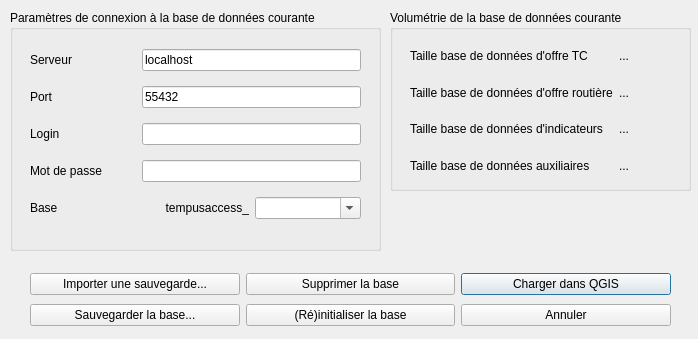
<?xml version="1.0" encoding="UTF-8"?>
<ui version="4.0">
 <class>Dialog</class>
 <widget class="QDialog" name="Dialog">
  <property name="geometry">
   <rect>
    <x>0</x>
    <y>0</y>
    <width>698</width>
    <height>339</height>
   </rect>
  </property>
  <property name="windowTitle">
   <string>Gestion des bases de données</string>
  </property>
  <widget class="QWidget" name="layoutWidget">
   <property name="geometry">
    <rect>
     <x>30</x>
     <y>270</y>
     <width>641</width>
     <height>61</height>
    </rect>
   </property>
   <layout class="QGridLayout" name="gridLayout">
    <item row="0" column="2">
     <widget class="QPushButton" name="pushButtonUseDB">
      <property name="toolTip">
       <string>&lt;html&gt;&lt;head/&gt;&lt;body&gt;&lt;p&gt;Charge les données de la base dans la fenêtre cartographique de QGIS et dans l'interface du plugin. &lt;/p&gt;&lt;/body&gt;&lt;/html&gt;</string>
      </property>
      <property name="text">
       <string>Charger dans QGIS</string>
      </property>
     </widget>
    </item>
    <item row="0" column="0">
     <widget class="QPushButton" name="pushButtonImportDB">
      <property name="enabled">
       <bool>true</bool>
      </property>
      <property name="toolTip">
       <string>&lt;html&gt;&lt;head/&gt;&lt;body&gt;&lt;p&gt;Ecrase toutes les données déjà présentes dans la base et les remplace par les données du fichier de sauvegarde choisi.  &lt;/p&gt;&lt;/body&gt;&lt;/html&gt;</string>
      </property>
      <property name="text">
       <string>Importer une sauvegarde...</string>
      </property>
     </widget>
    </item>
    <item row="1" column="0">
     <widget class="QPushButton" name="pushButtonBackupDB">
      <property name="enabled">
       <bool>true</bool>
      </property>
      <property name="toolTip">
       <string>&lt;html&gt;&lt;head/&gt;&lt;body&gt;&lt;p&gt;Sauvegarde la base dans un fichier externe pour pouvoir la recharger ultérieurement. &lt;/p&gt;&lt;/body&gt;&lt;/html&gt;</string>
      </property>
      <property name="text">
       <string>Sauvegarder la base...</string>
      </property>
     </widget>
    </item>
    <item row="1" column="2">
     <widget class="QPushButton" name="pushButtonCancel">
      <property name="text">
       <string>Annuler</string>
      </property>
     </widget>
    </item>
    <item row="1" column="1">
     <widget class="QPushButton" name="pushButtonInitDB">
      <property name="toolTip">
       <string>&lt;html&gt;&lt;head/&gt;&lt;body&gt;&lt;p&gt;Attention : cette opération efface toutes les données présentes dans la base. Si vous souhaitez conserver ces données, vous pouvez au préalable sauvegarder cette base dans un fichier externe à l'aide du bouton &amp;quot;Sauvegarder la base...&amp;quot;. &lt;/p&gt;&lt;/body&gt;&lt;/html&gt;</string>
      </property>
      <property name="text">
       <string>(Ré)initialiser la base</string>
      </property>
     </widget>
    </item>
    <item row="0" column="1">
     <widget class="QPushButton" name="pushButtonDelete">
      <property name="text">
       <string>Supprimer la base</string>
      </property>
     </widget>
    </item>
   </layout>
  </widget>
  <widget class="QGroupBox" name="groupBoxParam">
   <property name="geometry">
    <rect>
     <x>10</x>
     <y>10</y>
     <width>371</width>
     <height>241</height>
    </rect>
   </property>
   <property name="title">
    <string>Paramètres de connexion à la base de données courante</string>
   </property>
   <widget class="QWidget" name="layoutWidget_155">
    <property name="geometry">
     <rect>
      <x>20</x>
      <y>30</y>
      <width>331</width>
      <height>191</height>
     </rect>
    </property>
    <layout class="QGridLayout" name="gridLayout_16">
     <item row="3" column="0">
      <widget class="QLabel" name="label_194">
       <property name="styleSheet">
        <string notr="true">color: rgb(0, 0, 0);</string>
       </property>
       <property name="text">
        <string>Mot de passe</string>
       </property>
      </widget>
     </item>
     <item row="1" column="1" colspan="2">
      <widget class="QLineEdit" name="lineEdit_port">
       <property name="text">
        <string>55432</string>
       </property>
      </widget>
     </item>
     <item row="3" column="1" colspan="2">
      <widget class="QLineEdit" name="lineEdit_pwd">
       <property name="styleSheet">
        <string notr="true">color: rgb(0, 0, 0);</string>
       </property>
       <property name="text">
        <string/>
       </property>
      </widget>
     </item>
     <item row="4" column="1">
      <widget class="QLabel" name="label_4">
       <property name="text">
        <string>tempusaccess_</string>
       </property>
       <property name="alignment">
        <set>Qt::AlignRight|Qt::AlignTrailing|Qt::AlignVCenter</set>
       </property>
      </widget>
     </item>
     <item row="4" column="2">
      <widget class="QComboBox" name="comboBoxDB">
       <property name="editable">
        <bool>true</bool>
       </property>
      </widget>
     </item>
     <item row="2" column="0">
      <widget class="QLabel" name="label_193">
       <property name="styleSheet">
        <string notr="true">color: rgb(0, 0, 0);</string>
       </property>
       <property name="text">
        <string>Login</string>
       </property>
      </widget>
     </item>
     <item row="4" column="0">
      <widget class="QLabel" name="label_195">
       <property name="styleSheet">
        <string notr="true">color: rgb(0, 0, 0);</string>
       </property>
       <property name="text">
        <string>Base</string>
       </property>
      </widget>
     </item>
     <item row="2" column="1" colspan="2">
      <widget class="QLineEdit" name="lineEdit_login">
       <property name="styleSheet">
        <string notr="true">color: rgb(0, 0, 0);</string>
       </property>
       <property name="text">
        <string/>
       </property>
      </widget>
     </item>
     <item row="0" column="0">
      <widget class="QLabel" name="label_192">
       <property name="styleSheet">
        <string notr="true">color: rgb(0, 0, 0);</string>
       </property>
       <property name="text">
        <string>Serveur</string>
       </property>
      </widget>
     </item>
     <item row="0" column="1" colspan="2">
      <widget class="QLineEdit" name="lineEdit_host">
       <property name="toolTip">
        <string>&lt;html&gt;&lt;head/&gt;&lt;body&gt;&lt;p&gt;GTFSAnalyst utilise une base de données PostgreSQL-PostGIS pour le stockage des données et le calcul &lt;br/&gt;des indicateurs. Par défaut, elle est configurée pour être stockée localement sur la machine (installation PostgreSQL &amp;quot;PGLite&amp;quot;, base &amp;quot;gtfsanalyst&amp;quot; sur le port 55432 avec le nom d'utilisateur de la session Windows et sans mot de passe).&lt;/p&gt;&lt;p&gt;Ce paramétrage peut être modifié ici, pour configurer le stockage de la base de données de l'application&lt;br/&gt;sur un autre serveur ou dans une autre base.&lt;/p&gt;&lt;p&gt;&lt;br/&gt;&lt;/p&gt;&lt;/body&gt;&lt;/html&gt;</string>
       </property>
       <property name="styleSheet">
        <string notr="true">color: rgb(0, 0, 0);</string>
       </property>
       <property name="text">
        <string>localhost</string>
       </property>
      </widget>
     </item>
     <item row="1" column="0">
      <widget class="QLabel" name="label">
       <property name="text">
        <string>Port</string>
       </property>
      </widget>
     </item>
    </layout>
   </widget>
  </widget>
  <widget class="QGroupBox" name="groupBoxStats">
   <property name="geometry">
    <rect>
     <x>390</x>
     <y>10</y>
     <width>301</width>
     <height>181</height>
    </rect>
   </property>
   <property name="title">
    <string>Volumétrie de la base de données courante</string>
   </property>
   <widget class="QWidget" name="layoutWidget_156">
    <property name="geometry">
     <rect>
      <x>20</x>
      <y>30</y>
      <width>261</width>
      <height>141</height>
     </rect>
    </property>
    <layout class="QGridLayout" name="gridLayout_17">
     <item row="1" column="1">
      <widget class="QLabel" name="labelRouteDataSize">
       <property name="text">
        <string>...</string>
       </property>
      </widget>
     </item>
     <item row="0" column="0">
      <widget class="QLabel" name="label_197">
       <property name="toolTip">
        <string>&lt;html&gt;&lt;head/&gt;&lt;body&gt;&lt;p&gt;Cette fenêtre permet de surveiller l'espace disque utilisé par la base de données. Afin d'éviter de saturer le disque dur de la machine, il est peut être nécessaire de faire du vide quand l'espace occupé par la base est trop important (suppression d'indicateurs calculés, de données auxiliaires, etc.). &lt;/p&gt;&lt;/body&gt;&lt;/html&gt;</string>
       </property>
       <property name="styleSheet">
        <string notr="true">color: rgb(0, 0, 0);</string>
       </property>
       <property name="text">
        <string>Taille base de données d'offre TC</string>
       </property>
      </widget>
     </item>
     <item row="0" column="1">
      <widget class="QLabel" name="labelPTDataSize">
       <property name="text">
        <string>...</string>
       </property>
      </widget>
     </item>
     <item row="3" column="0">
      <widget class="QLabel" name="label_2">
       <property name="styleSheet">
        <string notr="true">color: rgb(0, 0, 0);</string>
       </property>
       <property name="text">
        <string>Taille base de données auxiliaires</string>
       </property>
      </widget>
     </item>
     <item row="2" column="1">
      <widget class="QLabel" name="labelIndicDataSize">
       <property name="text">
        <string>...</string>
       </property>
      </widget>
     </item>
     <item row="3" column="1">
      <widget class="QLabel" name="labelAuxDataSize">
       <property name="text">
        <string>...</string>
       </property>
      </widget>
     </item>
     <item row="2" column="0">
      <widget class="QLabel" name="label_196">
       <property name="styleSheet">
        <string notr="true">color: rgb(0, 0, 0);</string>
       </property>
       <property name="text">
        <string>Taille base de données d'indicateurs</string>
       </property>
      </widget>
     </item>
     <item row="1" column="0">
      <widget class="QLabel" name="label_3">
       <property name="text">
        <string>Taille base de données d'offre routière</string>
       </property>
      </widget>
     </item>
    </layout>
   </widget>
  </widget>
 </widget>
 <tabstops>
  <tabstop>pushButtonCancel</tabstop>
  <tabstop>lineEdit_host</tabstop>
  <tabstop>lineEdit_port</tabstop>
  <tabstop>lineEdit_login</tabstop>
  <tabstop>lineEdit_pwd</tabstop>
  <tabstop>comboBoxDB</tabstop>
  <tabstop>pushButtonBackupDB</tabstop>
  <tabstop>pushButtonImportDB</tabstop>
 </tabstops>
 <resources/>
 <connections/>
</ui>
